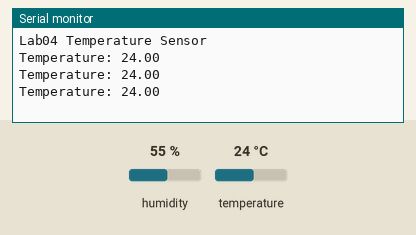
Simulated run of this sketch. Board: Arduino Uno, built with avr-gcc and run on an emulated ATmega328P. On the bench: the last lines printed to the serial monitor. The inputs (shaded band) are chosen by the test bench; at power-on: temperature 24 °C, humidity 55 %.

Above: at 3.8 s.
3.9 s: temperature set to 12 °C
At 6.5 s:
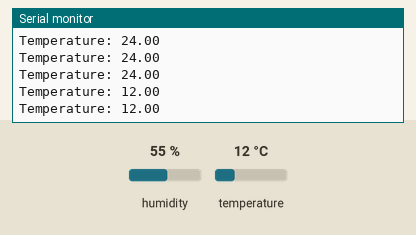
6.7 s: temperature set to 19 °C
At 7.9 s:
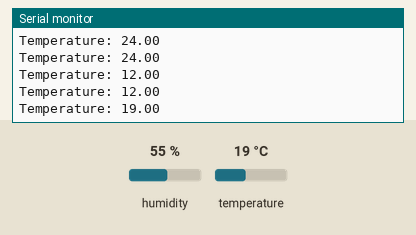
Timing chart, 0 to 9.7 s (numbered marks = the images above; inputs shaded):
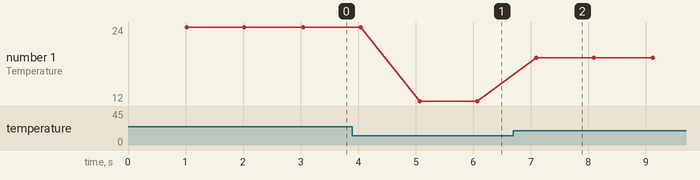

Measured:
- after the input at 3.9 s, the serial monitor: prints a new line after 1.2 s (image 1)
- after the input at 6.7 s, the serial monitor: prints a new line after 0.40 s (image 2)
- plotted number 1: 24 → 12 after the input at 3.9 s, 12 → 19 after the input at 6.7 s

The sketch:

DHT11Serial.ino
```cpp
#include <DHT.h>
#define DHTpin 2
#define DHTTYPE DHT11
DHT dht(DHTpin, DHTTYPE);

void setup() {
  Serial.begin(9600);
  Serial.println("Lab04 Temperature Sensor");
  dht.begin();
}

void loop() {
  delay(1000);
  float celcius = dht.readTemperature();

  Serial.print("Temperature: ");
  Serial.println(celcius);
}
```
